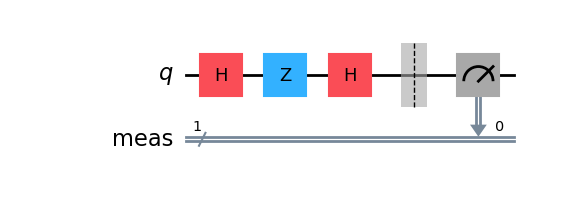

This figure's Python source:
#   Quantum Phase Change (Z Gate Effect)

from qiskit import QuantumCircuit
qc = QuantumCircuit(1)
qc.h(0)
qc.z(0)
qc.h(0)
qc.measure_all()
fig=qc.draw('mpl')
fig.savefig('Prg7.9.png')
